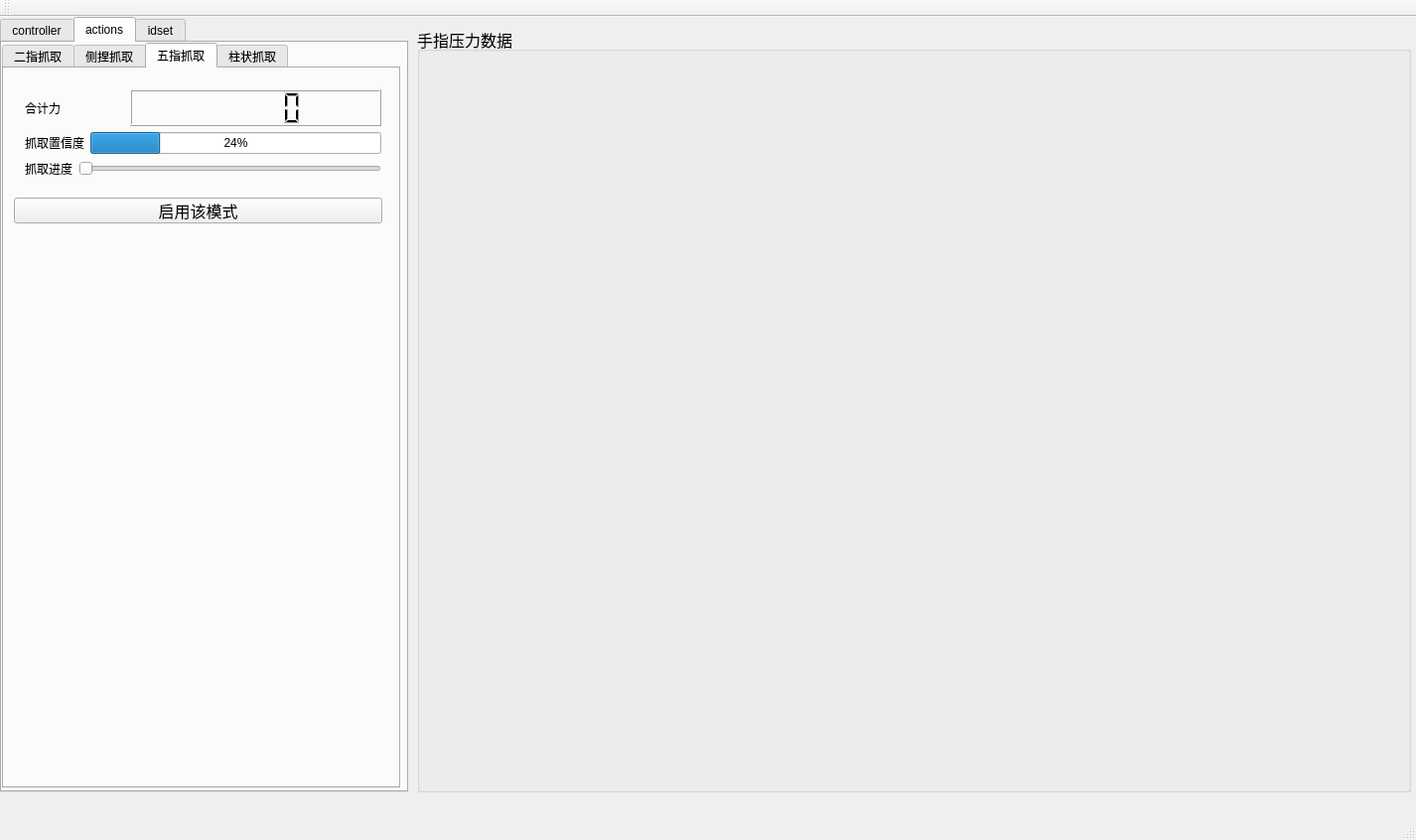
<?xml version="1.0" encoding="UTF-8"?>
<ui version="4.0">
 <class>MainWindow</class>
 <widget class="QMainWindow" name="MainWindow">
  <property name="geometry">
   <rect>
    <x>0</x>
    <y>0</y>
    <width>1426</width>
    <height>846</height>
   </rect>
  </property>
  <property name="windowTitle">
   <string>MainWindow</string>
  </property>
  <widget class="QWidget" name="centralWidget">
   <widget class="QTabWidget" name="tabWidget">
    <property name="geometry">
     <rect>
      <x>0</x>
      <y>0</y>
      <width>411</width>
      <height>781</height>
     </rect>
    </property>
    <property name="currentIndex">
     <number>1</number>
    </property>
    <widget class="QWidget" name="tab">
     <attribute name="title">
      <string>controller</string>
     </attribute>
     <widget class="QGroupBox" name="groupBox_4">
      <property name="geometry">
       <rect>
        <x>10</x>
        <y>370</y>
        <width>391</width>
        <height>67</height>
       </rect>
      </property>
      <property name="font">
       <font>
        <pointsize>12</pointsize>
       </font>
      </property>
      <property name="title">
       <string>灵巧手ID</string>
      </property>
      <layout class="QGridLayout" name="gridLayout_2">
       <item row="0" column="0">
        <layout class="QHBoxLayout" name="horizontalLayout_13">
         <item>
          <layout class="QHBoxLayout" name="horizontalLayout_14">
           <item>
            <widget class="QLabel" name="label_12">
             <property name="text">
              <string>关节控制ID</string>
             </property>
            </widget>
           </item>
           <item>
            <widget class="QSpinBox" name="spinBox"/>
           </item>
           <item>
            <widget class="QLabel" name="label_13">
             <property name="text">
              <string>传感器ID</string>
             </property>
            </widget>
           </item>
           <item>
            <widget class="QSpinBox" name="spinBox_2"/>
           </item>
          </layout>
         </item>
        </layout>
       </item>
      </layout>
     </widget>
     <widget class="QGroupBox" name="groupBox_2">
      <property name="geometry">
       <rect>
        <x>10</x>
        <y>300</y>
        <width>391</width>
        <height>67</height>
       </rect>
      </property>
      <property name="font">
       <font>
        <pointsize>12</pointsize>
       </font>
      </property>
      <property name="title">
       <string>控制器连接</string>
      </property>
      <layout class="QGridLayout" name="gridLayout">
       <item row="0" column="0">
        <layout class="QHBoxLayout" name="horizontalLayout_9">
         <item>
          <layout class="QHBoxLayout" name="horizontalLayout_8">
           <item>
            <widget class="QLabel" name="label_8">
             <property name="text">
              <string>串口号</string>
             </property>
            </widget>
           </item>
           <item>
            <widget class="QComboBox" name="comboBox"/>
           </item>
          </layout>
         </item>
         <item>
          <widget class="QPushButton" name="pushButton">
           <property name="text">
            <string>连接</string>
           </property>
          </widget>
         </item>
         <item>
          <widget class="QPushButton" name="pushButton_2">
           <property name="text">
            <string>复位</string>
           </property>
          </widget>
         </item>
        </layout>
       </item>
      </layout>
     </widget>
     <widget class="QGroupBox" name="groupBox">
      <property name="geometry">
       <rect>
        <x>10</x>
        <y>10</y>
        <width>391</width>
        <height>281</height>
       </rect>
      </property>
      <property name="font">
       <font>
        <pointsize>12</pointsize>
       </font>
      </property>
      <property name="title">
       <string>灵巧手控制</string>
      </property>
      <widget class="QWidget" name="layoutWidget">
       <property name="geometry">
        <rect>
         <x>10</x>
         <y>20</y>
         <width>371</width>
         <height>164</height>
        </rect>
       </property>
       <layout class="QVBoxLayout" name="verticalLayout">
        <item>
         <layout class="QHBoxLayout" name="horizontalLayout_5">
          <item>
           <widget class="QLabel" name="label">
            <property name="font">
             <font>
              <pointsize>12</pointsize>
             </font>
            </property>
            <property name="text">
             <string>手指1</string>
            </property>
           </widget>
          </item>
          <item>
           <widget class="QSlider" name="finger1">
            <property name="orientation">
             <enum>Qt::Horizontal</enum>
            </property>
           </widget>
          </item>
          <item>
           <widget class="QCheckBox" name="checkBox_1">
            <property name="text">
             <string/>
            </property>
           </widget>
          </item>
         </layout>
        </item>
        <item>
         <layout class="QHBoxLayout" name="horizontalLayout_4">
          <item>
           <widget class="QLabel" name="label_2">
            <property name="font">
             <font>
              <pointsize>12</pointsize>
             </font>
            </property>
            <property name="text">
             <string>手指2</string>
            </property>
           </widget>
          </item>
          <item>
           <widget class="QSlider" name="finger2">
            <property name="orientation">
             <enum>Qt::Horizontal</enum>
            </property>
           </widget>
          </item>
          <item>
           <widget class="QCheckBox" name="checkBox_2">
            <property name="text">
             <string/>
            </property>
           </widget>
          </item>
         </layout>
        </item>
        <item>
         <layout class="QHBoxLayout" name="horizontalLayout_3">
          <item>
           <widget class="QLabel" name="label_3">
            <property name="font">
             <font>
              <pointsize>12</pointsize>
             </font>
            </property>
            <property name="text">
             <string>手指3</string>
            </property>
           </widget>
          </item>
          <item>
           <widget class="QSlider" name="finger3">
            <property name="orientation">
             <enum>Qt::Horizontal</enum>
            </property>
           </widget>
          </item>
          <item>
           <widget class="QCheckBox" name="checkBox_3">
            <property name="text">
             <string/>
            </property>
           </widget>
          </item>
         </layout>
        </item>
        <item>
         <layout class="QHBoxLayout" name="horizontalLayout_2">
          <item>
           <widget class="QLabel" name="label_4">
            <property name="font">
             <font>
              <pointsize>12</pointsize>
             </font>
            </property>
            <property name="text">
             <string>手指4</string>
            </property>
           </widget>
          </item>
          <item>
           <widget class="QSlider" name="finger4">
            <property name="orientation">
             <enum>Qt::Horizontal</enum>
            </property>
           </widget>
          </item>
          <item>
           <widget class="QCheckBox" name="checkBox_4">
            <property name="text">
             <string/>
            </property>
           </widget>
          </item>
         </layout>
        </item>
        <item>
         <layout class="QHBoxLayout" name="horizontalLayout">
          <item>
           <widget class="QLabel" name="label_5">
            <property name="font">
             <font>
              <pointsize>12</pointsize>
             </font>
            </property>
            <property name="text">
             <string>手指5</string>
            </property>
           </widget>
          </item>
          <item>
           <widget class="QSlider" name="finger5">
            <property name="orientation">
             <enum>Qt::Horizontal</enum>
            </property>
           </widget>
          </item>
          <item>
           <widget class="QCheckBox" name="checkBox_5">
            <property name="text">
             <string/>
            </property>
           </widget>
          </item>
         </layout>
        </item>
       </layout>
      </widget>
      <widget class="QWidget" name="layoutWidget">
       <property name="geometry">
        <rect>
         <x>10</x>
         <y>190</y>
         <width>371</width>
         <height>78</height>
        </rect>
       </property>
       <layout class="QVBoxLayout" name="verticalLayout_2">
        <item>
         <layout class="QHBoxLayout" name="horizontalLayout_7">
          <item>
           <widget class="QLabel" name="label_6">
            <property name="font">
             <font>
              <pointsize>12</pointsize>
             </font>
            </property>
            <property name="text">
             <string>四指侧摆</string>
            </property>
           </widget>
          </item>
          <item>
           <widget class="QSlider" name="sizhi">
            <property name="orientation">
             <enum>Qt::Horizontal</enum>
            </property>
           </widget>
          </item>
         </layout>
        </item>
        <item>
         <layout class="QHBoxLayout" name="horizontalLayout_6">
          <item>
           <widget class="QLabel" name="label_7">
            <property name="font">
             <font>
              <pointsize>12</pointsize>
             </font>
            </property>
            <property name="text">
             <string>大拇指侧摆</string>
            </property>
           </widget>
          </item>
          <item>
           <widget class="QSlider" name="damuzhi">
            <property name="orientation">
             <enum>Qt::Horizontal</enum>
            </property>
           </widget>
          </item>
         </layout>
        </item>
       </layout>
      </widget>
     </widget>
     <widget class="QGroupBox" name="groupBox_5">
      <property name="geometry">
       <rect>
        <x>10</x>
        <y>440</y>
        <width>391</width>
        <height>301</height>
       </rect>
      </property>
      <property name="font">
       <font>
        <pointsize>12</pointsize>
       </font>
      </property>
      <property name="title">
       <string>关节参数</string>
      </property>
      <layout class="QGridLayout" name="gridLayout_3">
       <item row="3" column="0">
        <widget class="QLabel" name="label_44">
         <property name="text">
          <string>无名指</string>
         </property>
        </widget>
       </item>
       <item row="5" column="0">
        <widget class="QLabel" name="label_46">
         <property name="text">
          <string>大拇指侧摆</string>
         </property>
        </widget>
       </item>
       <item row="4" column="0">
        <widget class="QLabel" name="label_45">
         <property name="text">
          <string>小拇指</string>
         </property>
        </widget>
       </item>
       <item row="0" column="0">
        <widget class="QLabel" name="label_41">
         <property name="text">
          <string>大拇指</string>
         </property>
        </widget>
       </item>
       <item row="1" column="0">
        <widget class="QLabel" name="label_42">
         <property name="text">
          <string>食指</string>
         </property>
        </widget>
       </item>
       <item row="2" column="0">
        <widget class="QLabel" name="label_43">
         <property name="text">
          <string>中指</string>
         </property>
        </widget>
       </item>
       <item row="6" column="0">
        <widget class="QLabel" name="label_47">
         <property name="text">
          <string>四指侧摆</string>
         </property>
        </widget>
       </item>
       <item row="0" column="1">
        <widget class="QLCDNumber" name="lcdNumber_11"/>
       </item>
       <item row="1" column="1">
        <widget class="QLCDNumber" name="lcdNumber_12"/>
       </item>
       <item row="2" column="1">
        <widget class="QLCDNumber" name="lcdNumber_13"/>
       </item>
       <item row="3" column="1">
        <widget class="QLCDNumber" name="lcdNumber_14"/>
       </item>
       <item row="4" column="1">
        <widget class="QLCDNumber" name="lcdNumber_15"/>
       </item>
       <item row="5" column="1">
        <widget class="QLCDNumber" name="lcdNumber_16"/>
       </item>
       <item row="6" column="1">
        <widget class="QLCDNumber" name="lcdNumber_17"/>
       </item>
      </layout>
     </widget>
    </widget>
    <widget class="QWidget" name="tab_2">
     <attribute name="title">
      <string>actions</string>
     </attribute>
     <widget class="QTabWidget" name="tabWidget_2">
      <property name="geometry">
       <rect>
        <x>0</x>
        <y>0</y>
        <width>401</width>
        <height>751</height>
       </rect>
      </property>
      <property name="currentIndex">
       <number>2</number>
      </property>
      <widget class="QWidget" name="tab_4">
       <attribute name="title">
        <string>二指抓取</string>
       </attribute>
       <widget class="QPushButton" name="pushButton_3">
        <property name="geometry">
         <rect>
          <x>10</x>
          <y>120</y>
          <width>371</width>
          <height>26</height>
         </rect>
        </property>
        <property name="font">
         <font>
          <pointsize>12</pointsize>
         </font>
        </property>
        <property name="text">
         <string>启用该模式</string>
        </property>
        <property name="checkable">
         <bool>false</bool>
        </property>
       </widget>
       <widget class="QWidget" name="layoutWidget">
        <property name="geometry">
         <rect>
          <x>10</x>
          <y>10</y>
          <width>381</width>
          <height>93</height>
         </rect>
        </property>
        <layout class="QVBoxLayout" name="verticalLayout_4">
         <item>
          <layout class="QHBoxLayout" name="horizontalLayout_12">
           <item>
            <widget class="QLabel" name="label_11">
             <property name="maximumSize">
              <size>
               <width>100</width>
               <height>16777215</height>
              </size>
             </property>
             <property name="text">
              <string>合计力</string>
             </property>
            </widget>
           </item>
           <item>
            <widget class="QLCDNumber" name="lcdNumber"/>
           </item>
          </layout>
         </item>
         <item>
          <layout class="QVBoxLayout" name="verticalLayout_3">
           <item>
            <layout class="QHBoxLayout" name="horizontalLayout_10"/>
           </item>
           <item>
            <layout class="QHBoxLayout" name="horizontalLayout_11">
             <item>
              <widget class="QLabel" name="label_10">
               <property name="text">
                <string>抓取进度</string>
               </property>
              </widget>
             </item>
             <item>
              <widget class="QSlider" name="finger2catch">
               <property name="orientation">
                <enum>Qt::Horizontal</enum>
               </property>
              </widget>
             </item>
            </layout>
           </item>
          </layout>
         </item>
        </layout>
       </widget>
      </widget>
      <widget class="QWidget" name="tab_5">
       <attribute name="title">
        <string>侧捏抓取</string>
       </attribute>
       <widget class="QWidget" name="layoutWidget_2">
        <property name="geometry">
         <rect>
          <x>10</x>
          <y>10</y>
          <width>381</width>
          <height>93</height>
         </rect>
        </property>
        <layout class="QVBoxLayout" name="verticalLayout_5">
         <item>
          <layout class="QHBoxLayout" name="horizontalLayout_15">
           <item>
            <widget class="QLabel" name="label_14">
             <property name="maximumSize">
              <size>
               <width>100</width>
               <height>16777215</height>
              </size>
             </property>
             <property name="text">
              <string>合计力</string>
             </property>
            </widget>
           </item>
           <item>
            <widget class="QLCDNumber" name="lcdNumber_2"/>
           </item>
          </layout>
         </item>
         <item>
          <layout class="QVBoxLayout" name="verticalLayout_6">
           <item>
            <layout class="QHBoxLayout" name="horizontalLayout_16"/>
           </item>
           <item>
            <layout class="QHBoxLayout" name="horizontalLayout_17">
             <item>
              <widget class="QLabel" name="label_16">
               <property name="text">
                <string>抓取进度</string>
               </property>
              </widget>
             </item>
             <item>
              <widget class="QSlider" name="finger2catch_2">
               <property name="orientation">
                <enum>Qt::Horizontal</enum>
               </property>
              </widget>
             </item>
            </layout>
           </item>
          </layout>
         </item>
        </layout>
       </widget>
       <widget class="QPushButton" name="pushButton_4">
        <property name="geometry">
         <rect>
          <x>10</x>
          <y>120</y>
          <width>371</width>
          <height>26</height>
         </rect>
        </property>
        <property name="font">
         <font>
          <pointsize>12</pointsize>
         </font>
        </property>
        <property name="text">
         <string>启用该模式</string>
        </property>
       </widget>
      </widget>
      <widget class="QWidget" name="tab_6">
       <attribute name="title">
        <string>五指抓取</string>
       </attribute>
       <widget class="QWidget" name="layoutWidget_3">
        <property name="geometry">
         <rect>
          <x>10</x>
          <y>10</y>
          <width>381</width>
          <height>111</height>
         </rect>
        </property>
        <layout class="QVBoxLayout" name="verticalLayout_7">
         <item>
          <layout class="QHBoxLayout" name="horizontalLayout_18">
           <item>
            <widget class="QLabel" name="label_17">
             <property name="maximumSize">
              <size>
               <width>100</width>
               <height>16777215</height>
              </size>
             </property>
             <property name="text">
              <string>合计力</string>
             </property>
            </widget>
           </item>
           <item>
            <widget class="QLCDNumber" name="lcdNumber_3"/>
           </item>
          </layout>
         </item>
         <item>
          <layout class="QVBoxLayout" name="verticalLayout_8">
           <item>
            <layout class="QHBoxLayout" name="horizontalLayout_19">
             <item>
              <widget class="QLabel" name="label_18">
               <property name="text">
                <string>抓取置信度</string>
               </property>
              </widget>
             </item>
             <item>
              <widget class="QProgressBar" name="progressBar_3">
               <property name="value">
                <number>24</number>
               </property>
              </widget>
             </item>
            </layout>
           </item>
           <item>
            <layout class="QHBoxLayout" name="horizontalLayout_20">
             <item>
              <widget class="QLabel" name="label_19">
               <property name="text">
                <string>抓取进度</string>
               </property>
              </widget>
             </item>
             <item>
              <widget class="QSlider" name="finger2catch_3">
               <property name="orientation">
                <enum>Qt::Horizontal</enum>
               </property>
              </widget>
             </item>
            </layout>
           </item>
          </layout>
         </item>
        </layout>
       </widget>
       <widget class="QPushButton" name="pushButton_5">
        <property name="geometry">
         <rect>
          <x>10</x>
          <y>130</y>
          <width>371</width>
          <height>26</height>
         </rect>
        </property>
        <property name="font">
         <font>
          <pointsize>12</pointsize>
         </font>
        </property>
        <property name="text">
         <string>启用该模式</string>
        </property>
       </widget>
      </widget>
      <widget class="QWidget" name="tab_7">
       <attribute name="title">
        <string>柱状抓取</string>
       </attribute>
       <widget class="QWidget" name="layoutWidget_10">
        <property name="geometry">
         <rect>
          <x>10</x>
          <y>10</y>
          <width>381</width>
          <height>111</height>
         </rect>
        </property>
        <layout class="QVBoxLayout" name="verticalLayout_21">
         <item>
          <layout class="QHBoxLayout" name="horizontalLayout_39">
           <item>
            <widget class="QLabel" name="label_38">
             <property name="maximumSize">
              <size>
               <width>100</width>
               <height>16777215</height>
              </size>
             </property>
             <property name="text">
              <string>合计力</string>
             </property>
            </widget>
           </item>
           <item>
            <widget class="QLCDNumber" name="lcdNumber_10"/>
           </item>
          </layout>
         </item>
         <item>
          <layout class="QVBoxLayout" name="verticalLayout_22">
           <item>
            <layout class="QHBoxLayout" name="horizontalLayout_40">
             <item>
              <widget class="QLabel" name="label_39">
               <property name="text">
                <string>抓取置信度</string>
               </property>
              </widget>
             </item>
             <item>
              <widget class="QProgressBar" name="progressBar_10">
               <property name="value">
                <number>24</number>
               </property>
              </widget>
             </item>
            </layout>
           </item>
           <item>
            <layout class="QHBoxLayout" name="horizontalLayout_41">
             <item>
              <widget class="QLabel" name="label_40">
               <property name="text">
                <string>抓取进度</string>
               </property>
              </widget>
             </item>
             <item>
              <widget class="QSlider" name="finger2catch_10">
               <property name="orientation">
                <enum>Qt::Horizontal</enum>
               </property>
              </widget>
             </item>
            </layout>
           </item>
          </layout>
         </item>
        </layout>
       </widget>
       <widget class="QPushButton" name="pushButton_12">
        <property name="geometry">
         <rect>
          <x>10</x>
          <y>130</y>
          <width>371</width>
          <height>26</height>
         </rect>
        </property>
        <property name="font">
         <font>
          <pointsize>12</pointsize>
         </font>
        </property>
        <property name="text">
         <string>启用该模式</string>
        </property>
       </widget>
      </widget>
     </widget>
    </widget>
    <widget class="QWidget" name="tab_3">
     <attribute name="title">
      <string>idset</string>
     </attribute>
     <widget class="QTextBrowser" name="textBrowser">
      <property name="geometry">
       <rect>
        <x>10</x>
        <y>10</y>
        <width>381</width>
        <height>101</height>
       </rect>
      </property>
      <property name="html">
       <string>&lt;!DOCTYPE HTML PUBLIC &quot;-//W3C//DTD HTML 4.0//EN&quot; &quot;http://www.w3.org/TR/REC-html40/strict.dtd&quot;&gt;
&lt;html&gt;&lt;head&gt;&lt;meta name=&quot;qrichtext&quot; content=&quot;1&quot; /&gt;&lt;style type=&quot;text/css&quot;&gt;
p, li { white-space: pre-wrap; }
&lt;/style&gt;&lt;/head&gt;&lt;body style=&quot; font-family:'SimSun'; font-size:13.5pt; font-weight:400; font-style:normal;&quot;&gt;
&lt;p style=&quot; margin-top:0px; margin-bottom:0px; margin-left:0px; margin-right:0px; -qt-block-indent:0; text-indent:0px;&quot;&gt;ID设置注意事项：&lt;/p&gt;
&lt;p style=&quot; margin-top:0px; margin-bottom:0px; margin-left:0px; margin-right:0px; -qt-block-indent:0; text-indent:0px;&quot;&gt;ID设置时总线上一次只连接一个灵巧手&lt;br /&gt;传感器ID和弯曲控制ID不应相同，且均大于等于32&lt;/p&gt;&lt;/body&gt;&lt;/html&gt;</string>
      </property>
     </widget>
     <widget class="QPushButton" name="pushButton_6">
      <property name="geometry">
       <rect>
        <x>10</x>
        <y>200</y>
        <width>381</width>
        <height>41</height>
       </rect>
      </property>
      <property name="text">
       <string>设置ID</string>
      </property>
     </widget>
     <widget class="QWidget" name="">
      <property name="geometry">
       <rect>
        <x>10</x>
        <y>160</y>
        <width>381</width>
        <height>27</height>
       </rect>
      </property>
      <layout class="QHBoxLayout" name="horizontalLayout_21">
       <item>
        <widget class="QLabel" name="label_15">
         <property name="text">
          <string>控制ID</string>
         </property>
        </widget>
       </item>
       <item>
        <widget class="QSpinBox" name="spinBox_4">
         <property name="minimum">
          <number>32</number>
         </property>
         <property name="maximum">
          <number>1024</number>
         </property>
        </widget>
       </item>
      </layout>
     </widget>
     <widget class="QWidget" name="">
      <property name="geometry">
       <rect>
        <x>10</x>
        <y>130</y>
        <width>381</width>
        <height>27</height>
       </rect>
      </property>
      <layout class="QHBoxLayout" name="horizontalLayout_22">
       <item>
        <widget class="QLabel" name="label_9">
         <property name="text">
          <string>传感器ID</string>
         </property>
        </widget>
       </item>
       <item>
        <widget class="QSpinBox" name="spinBox_3">
         <property name="minimum">
          <number>32</number>
         </property>
         <property name="maximum">
          <number>1024</number>
         </property>
        </widget>
       </item>
      </layout>
     </widget>
    </widget>
   </widget>
   <widget class="QGroupBox" name="groupBox_3">
    <property name="geometry">
     <rect>
      <x>420</x>
      <y>10</y>
      <width>1001</width>
      <height>771</height>
     </rect>
    </property>
    <property name="font">
     <font>
      <pointsize>12</pointsize>
     </font>
    </property>
    <property name="title">
     <string>手指压力数据</string>
    </property>
    <widget class="QtCharts::QChartView" name="chart" native="true">
     <property name="geometry">
      <rect>
       <x>10</x>
       <y>20</y>
       <width>981</width>
       <height>741</height>
      </rect>
     </property>
     <property name="minimumSize">
      <size>
       <width>0</width>
       <height>281</height>
      </size>
     </property>
    </widget>
   </widget>
  </widget>
  <widget class="QMenuBar" name="menuBar">
   <property name="geometry">
    <rect>
     <x>0</x>
     <y>0</y>
     <width>1426</width>
     <height>23</height>
    </rect>
   </property>
  </widget>
  <widget class="QToolBar" name="mainToolBar">
   <attribute name="toolBarArea">
    <enum>TopToolBarArea</enum>
   </attribute>
   <attribute name="toolBarBreak">
    <bool>false</bool>
   </attribute>
  </widget>
  <widget class="QStatusBar" name="statusBar"/>
 </widget>
 <layoutdefault spacing="6" margin="11"/>
 <customwidgets>
  <customwidget>
   <class>QtCharts::QChartView</class>
   <extends>QWidget</extends>
   <header location="global">qchartview.h</header>
   <container>1</container>
  </customwidget>
 </customwidgets>
 <resources/>
 <connections/>
</ui>
